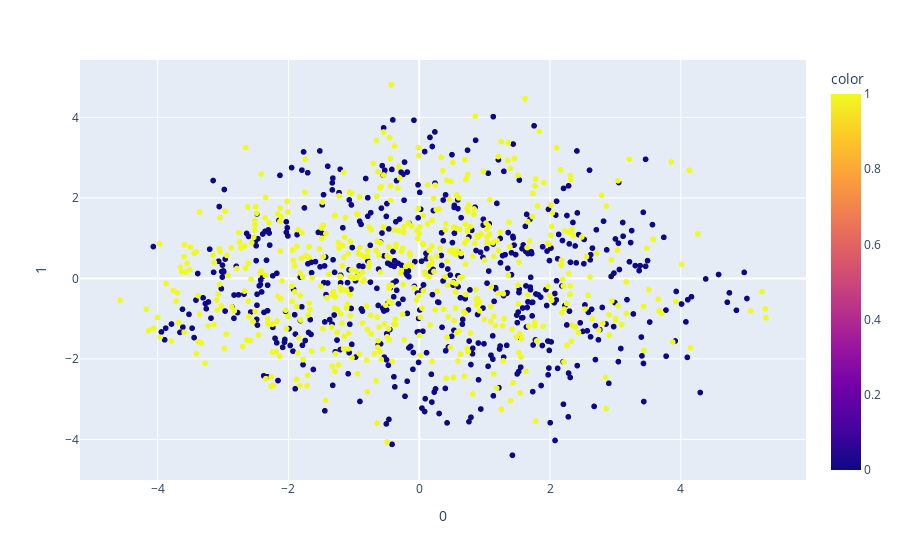

Notebook cell for this chart:
### Code cell
import plotly.express as px
from sklearn.decomposition import PCA

X = all_data.drop(["condition"], axis = 1)

pca = PCA(n_components=2)
components = pca.fit_transform(X)
print(pca.explained_variance_ratio_)

fig = px.scatter(components, x=0, y=1, color=all_data['condition'])
fig.show()

### Figure 1 — Plotly figure (JSON) as saved in the notebook; plotly's stock layout.template omitted (floating-point values rounded to 4 significant figures; data arrays with more than 128 entries replaced by an {"elided": "..."} marker saying what was removed)
{"data": [{"hovertemplate": "0=%{x}<br>1=%{y}<br>color=%{marker.color}<extra></extra>", "legendgroup": "", "marker": {"color": {"elided": "1099 int values"}, "coloraxis": "coloraxis", "symbol": "circle"}, "mode": "markers", "name": "", "showlegend": false, "type": "scattergl", "x": {"elided": "1099 float values"}, "xaxis": "x", "y": {"elided": "1099 float values"}, "yaxis": "y"}], "layout": {"coloraxis": {"colorbar": {"title": {"text": "color"}}, "colorscale": [[0, "#0d0887"], [0.1111, "#46039f"], [0.2222, "#7201a8"], [0.3333, "#9c179e"], [0.4444, "#bd3786"], [0.5556, "#d8576b"], [0.6667, "#ed7953"], [0.7778, "#fb9f3a"], [0.8889, "#fdca26"], [1, "#f0f921"]]}, "legend": {"tracegroupgap": 0}, "margin": {"t": 60}, "xaxis": {"anchor": "y", "domain": [0, 1], "title": {"text": "0"}}, "yaxis": {"anchor": "x", "domain": [0, 1], "title": {"text": "1"}}}}
